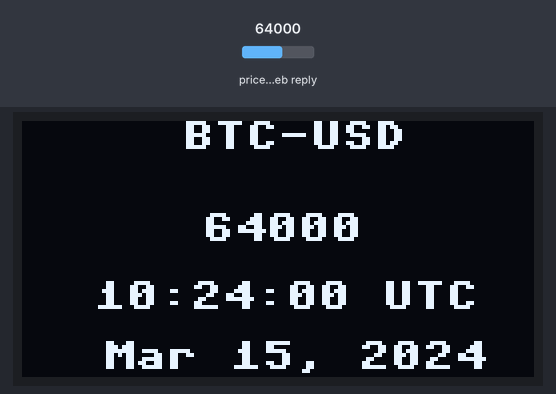
This program was run on a simulated ESP32 board running MicroPython. Shown: 128×64 one-colour display. The test bench sets the inputs (shaded band); at power-on: price in the web reply 64000. Requests to the public web service named in the program get a made-up reply in its usual format after 0.4 s (London, UTC, broken clouds, 64 % humidity, 1013 hPa unless stated); library files of the repository ran but are not shown: ssd1306.py.

Above: at 10.5 s.
At 40.9 s:
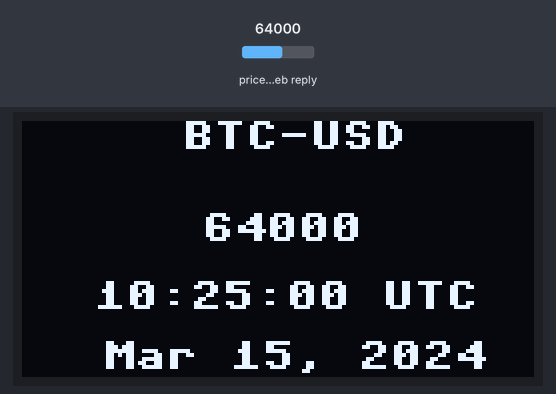
At 101.8 s:
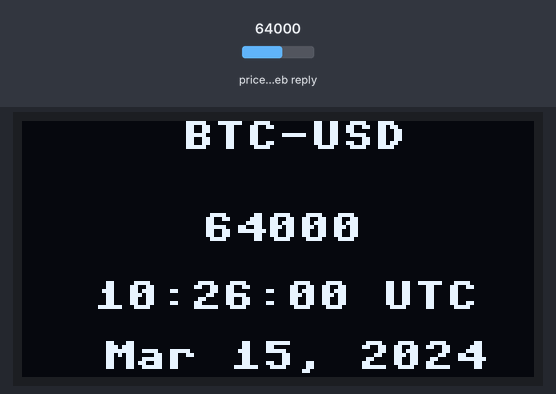

Measured:
- what the display in image 0 shows lasts 30.4 s, from 10.5 s to 40.9 s
- what the display in image 1 shows lasts 60.8 s, from 40.9 s to 101.7 s

The program:

main.py
```python
from machine import Pin, I2C
import ssd1306
import time
import urequests
from time import sleep

time.sleep(10)


# ESP32 Pin assignment
i2c = I2C(-1, scl=Pin(22), sda=Pin(21))

oled_width = 128
oled_height = 64
oled = ssd1306.SSD1306_I2C(oled_width, oled_height, i2c)

while True:
	try:
		r = urequests.get("http://api.coindesk.com/v1/bpi/currentprice/btc.json")
		rate = '%d' % r.json()['bpi']['USD']['rate_float']
		t = '%s' % r.json()['time']['updated']
		r.close()
	except KeyError:
		rate = "0"
	arr = t.split()
	oled.fill(0)
	oled.text('BTC-USD',40, 0)
	oled.text(rate,45,23)
	oled.text(arr[3]+' '+ arr[4],18,40)
	oled.text(arr[0]+' '+ arr[1]+' '+ arr[2],20,55)
	oled.show()
	time.sleep(30)
```

boot.py
```python
# This file is executed on every boot (including wake-boot from deepsleep)
#import esp
#esp.osdebug(None)
import webrepl
import network
import os
webrepl.start()
nt = network.WLAN(network.STA_IF); nt.active(True)
nt.connect("SSID","PASSWORD");
```
